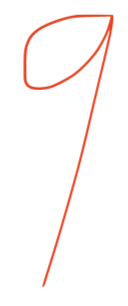
#> input picture testimg/9.png, 128 x 306 px
$ jupyter execute --allow-errors main.ipynb
#> lines starting #> are read from the running program, lines starting #| are printed output that depends on the picture; after the words box and inside, x2 and y2 are one past the last pixel; in counts of white or black regions, pixels touching at a corner belong together
[cell 1]
import numpy as np
import tensorflow as tf
import matplotlib.pyplot as plt
import pandas as pd
from PIL import Image
from keras.datasets import mnist
import cv2

#> (a cell that did not finish here is left out)

Convolutional neural network with ReLu activation and Adam optimizer from:
"CNN Model for Image Classification on MNIST and Fashion-MNIST Dataset" by Kadam, Shivam S. et. al. published in Journal of Scientific Research Volume 64, Issue 2, 2020

#> (a cell that did not finish here is left out)

#> (a cell that did not finish here is left out)

#> (a cell that did not finish here is left out)

[cell 6]
img_path = "./testimg/9.png"

img = Image.open(img_path).convert('L')
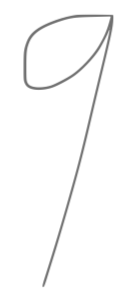
#> img: PIL image 128x306 L; min 112, max 255, mean 250.4
img = img.resize((28, 28))
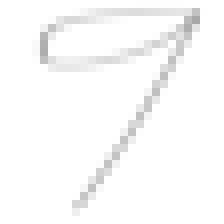
#> img: PIL image 28x28 L (shown 8 times larger); min 168, max 255, mean 250.1

# Convert so white 255 becomes black 0
arr = np.array(img)
for i in range(28):
    for j in range(28):
        arr[i, j] = 255 - arr[i, j]
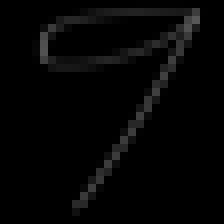
#> arr: shape (28, 28) (shown 8 times larger); min 0, max 87, mean 4.9
img = Image.fromarray(arr)

fig, ax = plt.subplots(nrows=1, ncols=1, figsize=(3,3))
np.vectorize(lambda axis : axis.axis("off"))(ax) # Turn of axis labels
ax.imshow(img)

#> (the rest of this cell did not finish here and is left out)

[cell 7]
image = cv2.imread('./testimg/digits2.png')
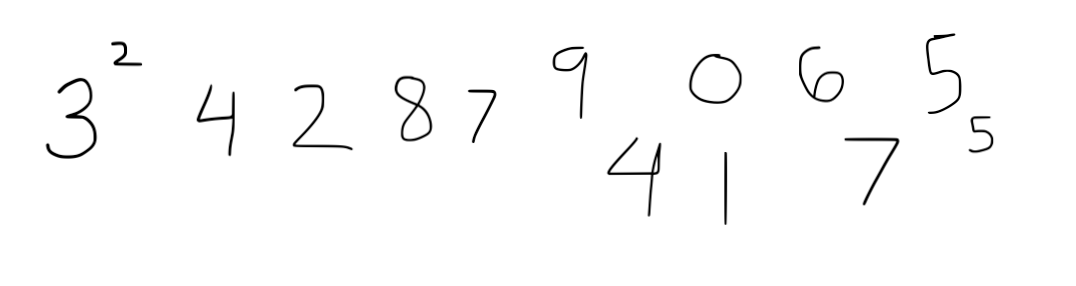
#> input picture testimg/digits2.png, 1076 x 286 px
#> image is the input picture: shape (286, 1076, 3); min 0, max 255, mean 251
grey = cv2.cvtColor(image.copy(), cv2.COLOR_BGR2GRAY)
ret, thresh = cv2.threshold(grey.copy(), 75, 255, cv2.THRESH_BINARY_INV)
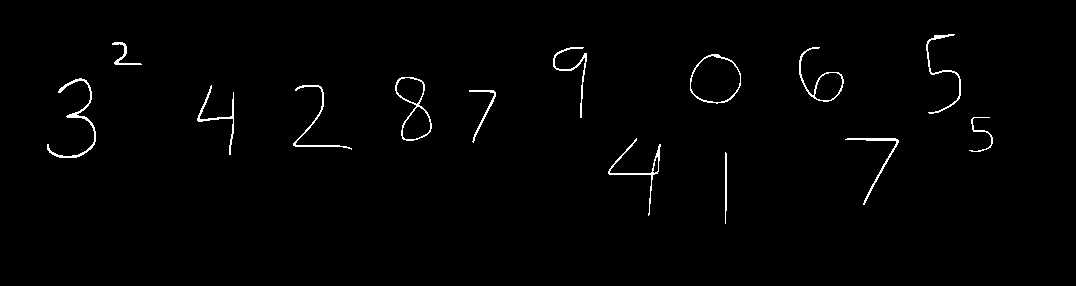
#> thresh: shape (286, 1076); 1.2% white in thin lines or dots, all inside (x1, y1, x2, y2) = (47, 34, 993, 224)
contours, _ = cv2.findContours(thresh.copy(), cv2.RETR_EXTERNAL, cv2.CHAIN_APPROX_SIMPLE)
#> contours = 14 contours; largest, box (x1, y1, x2, y2) and area: (690, 54, 741, 104) 1905, (395, 77, 432, 141) 1335, (799, 47, 844, 102) 732, (47, 78, 96, 158) 280, (608, 138, 661, 216) 222

preprocessed_digits = []
for c in contours:
    x,y,w,h = cv2.boundingRect(c)

    # Creating bounding box
    cv2.rectangle(image, (x,y), (x+w, y+h), color=(0, 255, 0), thickness=2)

    # Cropping out the digit from the image
    digit = thresh[y:y+h, x:x+w]

    # Resize image, but don't disproportionately scale it
    resized_width = min(20, int(1.25 * w))
    resized_height = min(20, int(1.25 * h))
    if resized_width % 2 == 1: resized_width += 1 # Must scale to even number so padding is same on both sides
    if resized_height % 2 == 1: resized_height += 1 # Must scale to even number so padding is same on both sides
    resized_digit = cv2.resize(digit, (resized_width, resized_height))


    remaining_pad_width = (28 - resized_width) // 2
    remaining_pad_height = (28 - resized_height) // 2
    padded_digit = np.pad(resized_digit, ((remaining_pad_height, remaining_pad_height),(remaining_pad_width, remaining_pad_width)), "constant", constant_values=0)

    preprocessed_digits.append(padded_digit)
#> this loop made 14 passes
#> (x, y, w, h, resized_width, remaining_pad_width) on passes 1 to 12: (725, 152, 2, 72, 2, 13), (845, 138, 54, 67, 20, 4), (608, 138, 53, 78, 20, 4), (969, 117, 24, 35, 20, 4), (469, 90, 27, 53, 20, 4), (293, 85, 59, 65, 20, 4), (197, 85, 37, 70, 20, 4), (47, 78, 49, 80, 20, 4), (395, 77, 37, 64, 20, 4), (690, 54, 51, 50, 20, 4), (799, 47, 45, 55, 20, 4), (553, 47, 34, 71, 20, 4)
#> pass 2, `digit = thresh[y:y+h, x:x+w]`:
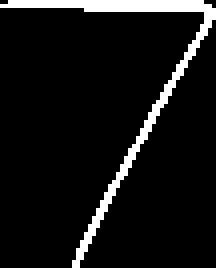
#> digit: shape (67, 54) (shown 4 times larger); 8.1% white; 1 white region, box (x1, y1, x2, y2) and area: (0, 0, 54, 67) 292
#> pass 2, `padded_digit = np.pad(resized_digit, ((remaining_pad_height, remaining..`:
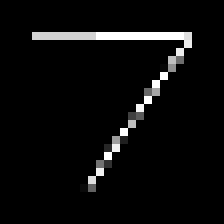
#> padded_digit: shape (28, 28) (shown 8 times larger); min 0, max 255, mean 11.4
#> after the loop:
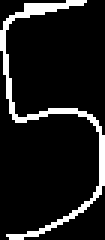
#> digit: shape (80, 35) (shown 3 times larger); 10.8% white in thin lines or dots
#> after the loop:
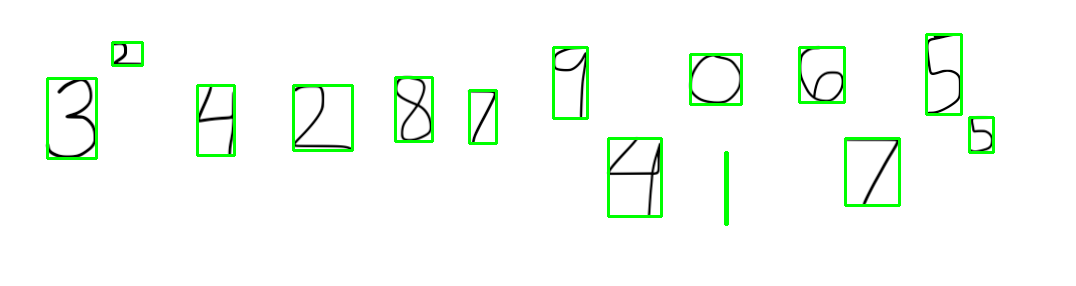
#> image: shape (286, 1076, 3); 2.69% of pixels changed, all inside (x1, y1, x2, y2) = (46, 33, 995, 226)
#> after the loop:
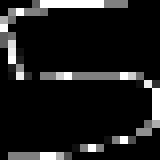
#> resized_digit: shape (20, 20) (shown 8 times larger); min 0, max 255, mean 29
#> after the loop, preprocessed_digits = 14 items

plt.imshow(image, cmap="gray")
plt.show()


#> (the rest of this cell did not finish here and is left out)
